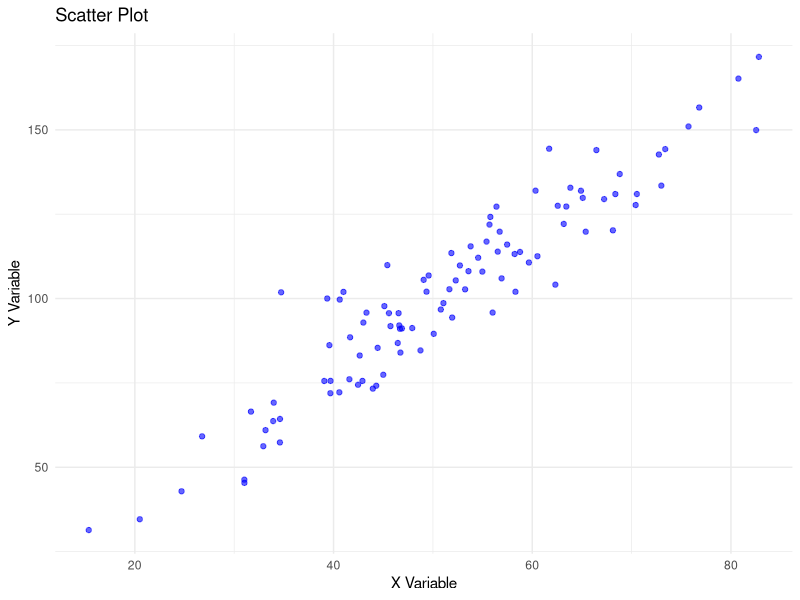

The R source for this figure:
# R script to create a scatter plot and save it with a random filename

# Load required library (ggplot2 for enhanced plotting)
if (!require(ggplot2)) {
  install.packages("ggplot2")
  library(ggplot2)
}

# Generate sample data
set.seed(123)  # For reproducible results
n <- 100
x <- rnorm(n, mean = 50, sd = 15)
y <- 2 * x + rnorm(n, mean = 0, sd = 10)  # Linear relationship with some noise

# Create a data frame
df <- data.frame(x = x, y = y)

# Generate a random filename
random_name <- paste0("scatter_plot_", sample(1000:9999, 1), ".png")

# Create the scatter plot using ggplot2
p <- ggplot(df, aes(x = x, y = y)) +
  geom_point(color = "blue", alpha = 0.6) +
  labs(title = "Scatter Plot",
       x = "X Variable",
       y = "Y Variable") +
  theme_minimal()

# Save the plot with the random filename
ggsave(random_name, plot = p, width = 8, height = 6, dpi = 300)

cat("Scatter plot saved as:", random_name, "\n")
